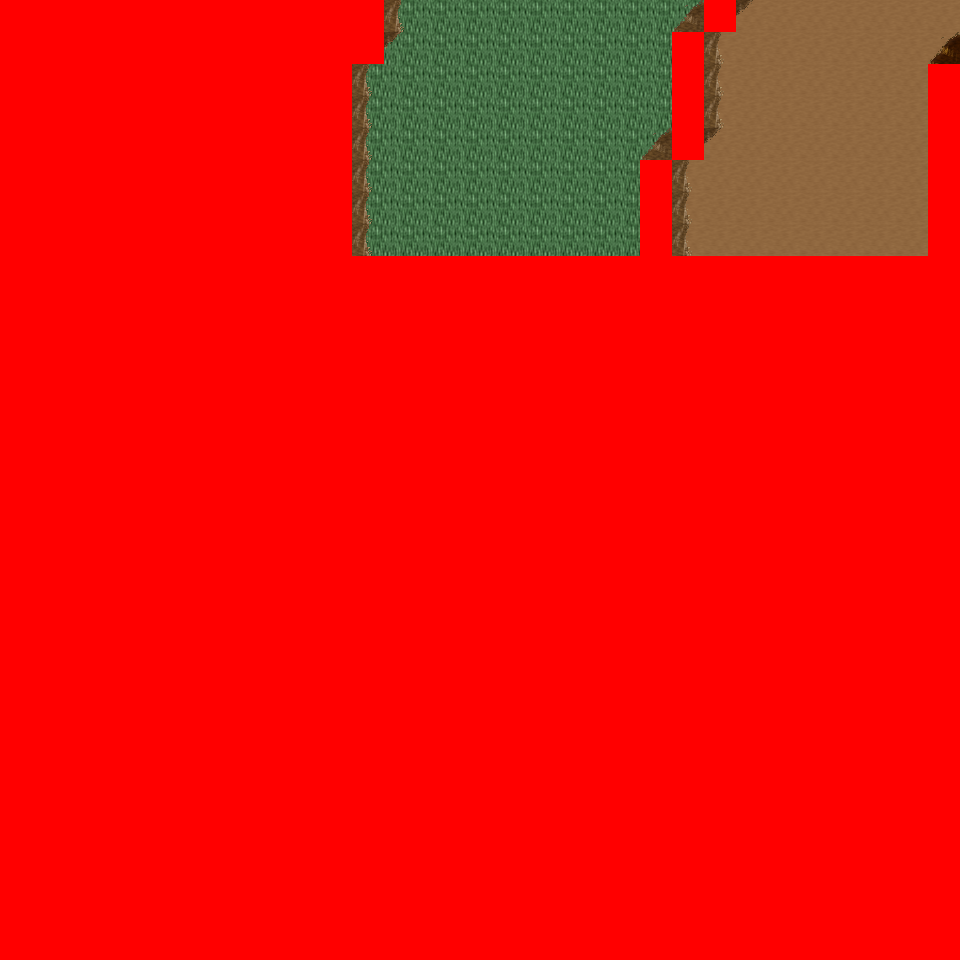

Tiled map render using the project's own tile images. Description and the map definition, with tile-layer contents summarised, below:
An orthogonal 30x30 tile map with 32x32 px tiles, 6 tile layers (Ground, Object, Object2, Above, ...), 8 tilesets and 3 objects (3x mapchange).

<map version="1.0" orientation="orthogonal" renderorder="right-down" width="30" height="30" tilewidth="32" tileheight="32" nextobjectid="4">
  <tileset firstgid="1" name="tileset_logic_collision" tilewidth="32" tileheight="32" tilecount="1" columns="1">
    <image source="../drawable/tileset_logic_collision.png" width="32" height="32" />
  </tileset>
  <tileset firstgid="2" name="tileset_ground_ground" tilewidth="32" tileheight="32" tilecount="33" columns="3">
    <image source="../drawable/tileset_ground_ground.png" width="96" height="352" />
  </tileset>
  <tileset firstgid="35" name="tileset_ground_ridge_earth_pale" tilewidth="32" tileheight="32" tilecount="96" columns="12">
    <image source="../drawable/tileset_ground_ridge_earth_pale.png" width="384" height="256" />
  </tileset>
  <tileset firstgid="131" name="tileset_ground_ridge_earth_dark" tilewidth="32" tileheight="32" tilecount="96" columns="12">
    <image source="../drawable/tileset_ground_ridge_earth_dark.png" width="384" height="256" />
  </tileset>
  <tileset firstgid="227" name="tileset_terrain_desert" tilewidth="32" tileheight="32" tilecount="88" columns="8">
    <image source="../drawable/tileset_terrain_desert.png" width="256" height="352" />
  </tileset>
  <tileset firstgid="315" name="tileset_plant_tree_tree_darkgreen" tilewidth="32" tileheight="32" tilecount="88" columns="8">
    <image source="../drawable/tileset_plant_tree_tree_darkgreen.png" width="256" height="352" />
  </tileset>
  <tileset firstgid="403" name="tileset_plant_cactus_2" tilewidth="32" tileheight="32" tilecount="10" columns="5">
    <image source="../drawable/tileset_plant_cactus_2.png" width="160" height="64" />
  </tileset>
  <tileset firstgid="413" name="tileset_ground_sand_2" tilewidth="32" tileheight="32" tilecount="15" columns="5">
    <image source="../drawable/tileset_ground_sand_2.png" width="160" height="96" />
  </tileset>
  <layer name="Ground" width="30" height="30">
    <data>[900 cells, 240 non-empty, 3 distinct tile ids]</data>
  </layer>
  <layer name="Object" width="30" height="30">
    <data>[900 cells, 58 non-empty, 17 distinct tile ids]</data>
  </layer>
  <layer name="Object2" width="30" height="30">
    <data>[900 cells, 0 non-empty, 0 distinct tile ids]</data>
  </layer>
  <layer name="Above" width="30" height="30">
    <data>[900 cells, 46 non-empty, 15 distinct tile ids]</data>
  </layer>
  <layer name="Above2" width="30" height="30">
    <data>[900 cells, 0 non-empty, 0 distinct tile ids]</data>
  </layer>
  <layer name="Walkable" width="30" height="30">
    <data>[900 cells, 764 non-empty, 1 distinct tile ids]</data>
  </layer>
  <objectgroup name="MapEvents">
    <object id="1" name="north" type="mapchange" x="384" y="0" width="320" height="32">
      <properties>
        <property name="map" value="0_deniran_forest_n2_w_x0_y4" />
        <property name="place" value="south" />
      </properties>
    </object>
    <object id="2" name="north2" type="mapchange" x="736" y="0" width="224" height="32">
      <properties>
        <property name="map" value="0_deniran_forest_n2_w_x0_y4" />
        <property name="place" value="south2" />
      </properties>
    </object>
    <object id="3" name="east" type="mapchange" x="928" y="0" width="32" height="64">
      <properties>
        <property name="map" value="0_fado_forest_s_x1_y4" />
        <property name="place" value="west" />
      </properties>
    </object>
  </objectgroup>
</map>
